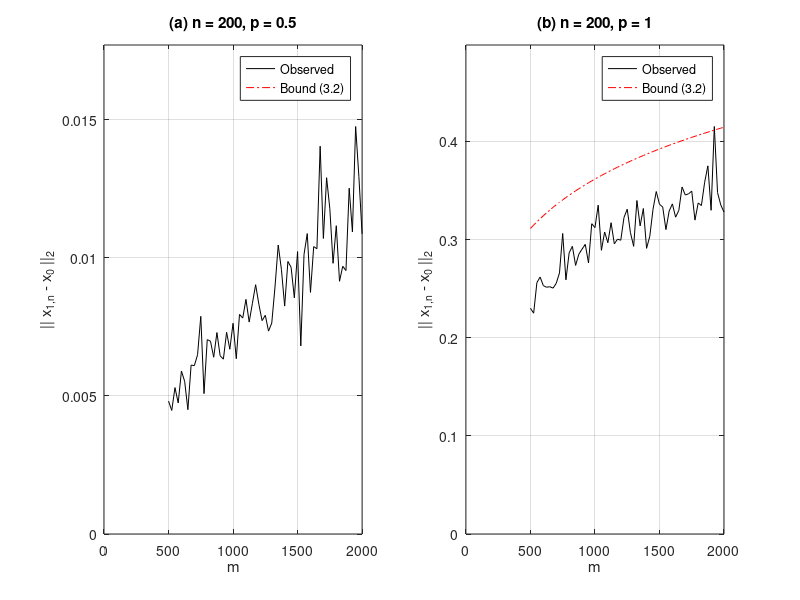

This chart was generated by the following MATLAB code:
% Figure 6: Plot of reconstruction error (empirical & theoretical) 
% when n,p are constant, m varies. 
% Uses data files: BoundData1.mat, CpVec.mat
% See also: GenBoundData2, GenTbl01

load CpVec.mat
load BoundData2.mat;
Cp = CpVec([5, 16]);
E = zeros(size(M));
R = zeros(size(M));

figNames = ['(a) ';'(b) '; '(c) '; '(d) '];
figNum = 0;
for pp = 1:length(P)
    for nn = 2:2
        for mm = 1:length(M)
            [E(mm), jj] = max(errArray(pp,mm,nn,:));
            R(mm) = Pnorm(pp,mm,nn,jj);
        end 
        figNum = figNum+1;
        subplot(1,2,figNum); 
        plot(M,E,'-k'); grid on;
        xlabel(['m']);
        ylabel('|| x_{1,n} - x_{0} ||_{2}');
        title([figNames(figNum,:) 'n = ' num2str(N(nn)) ', p = ' num2str(P(pp))]);
        axis([0 max(M) 0 1.2.*max(E)]);
        bound = Cp(pp) .* R .* (N(nn) ./ log2(M)) .^ (0.5 - 1/P(pp));
        hold on;
        plot(M,bound,'-.r');
        legend('Observed', 'Bound (3.2)');
        hold off;
    end
end

%
% Copyright (c) 2006. Yaakov Tsaig
%  

%
% Part of SparseLab Version:100
% Created Tuesday March 28, 2006
% This is Copyrighted Material
% For Copying permissions see COPYING.m
% Comments? e-mail sparselab@stanford.edu
%
